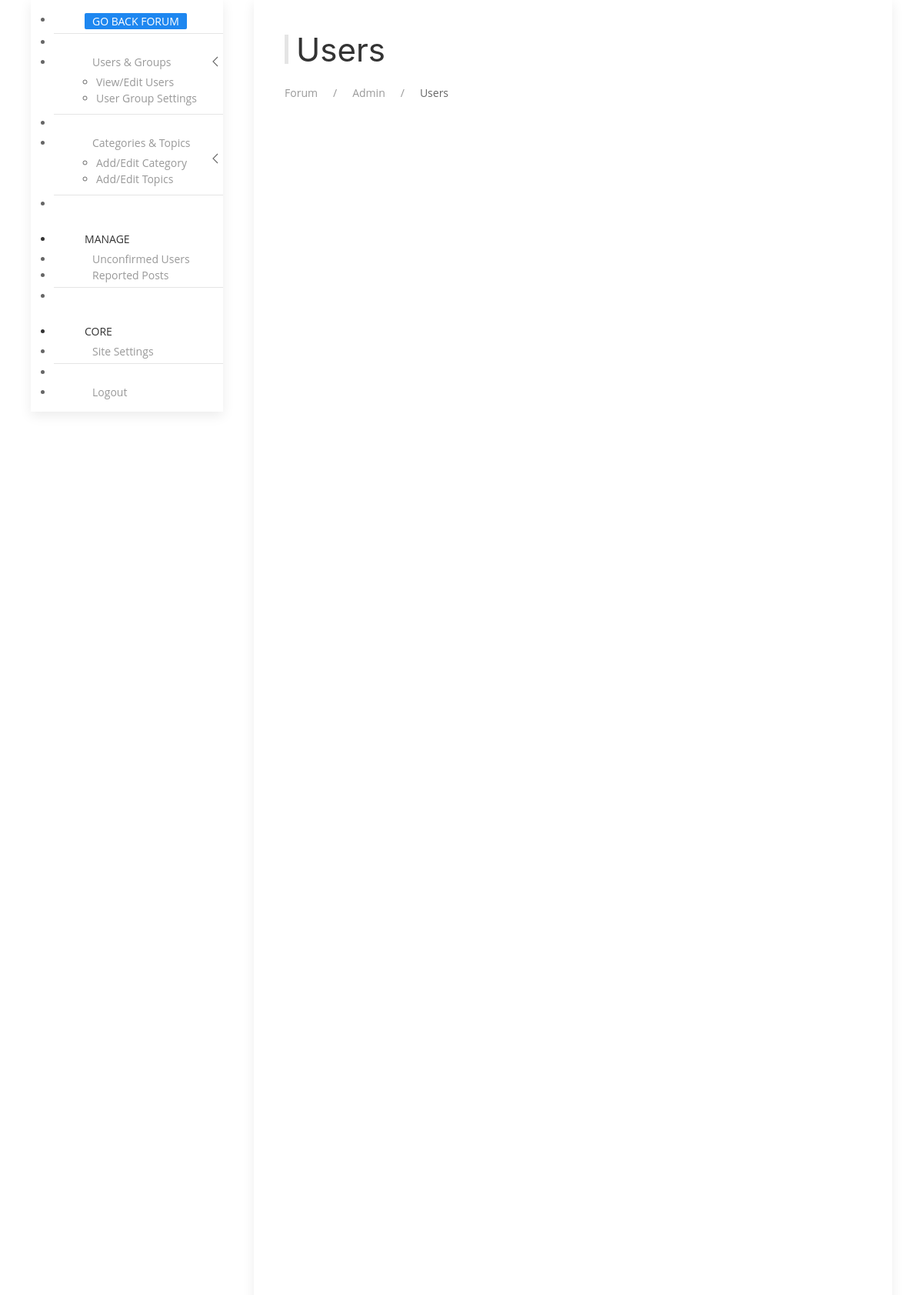
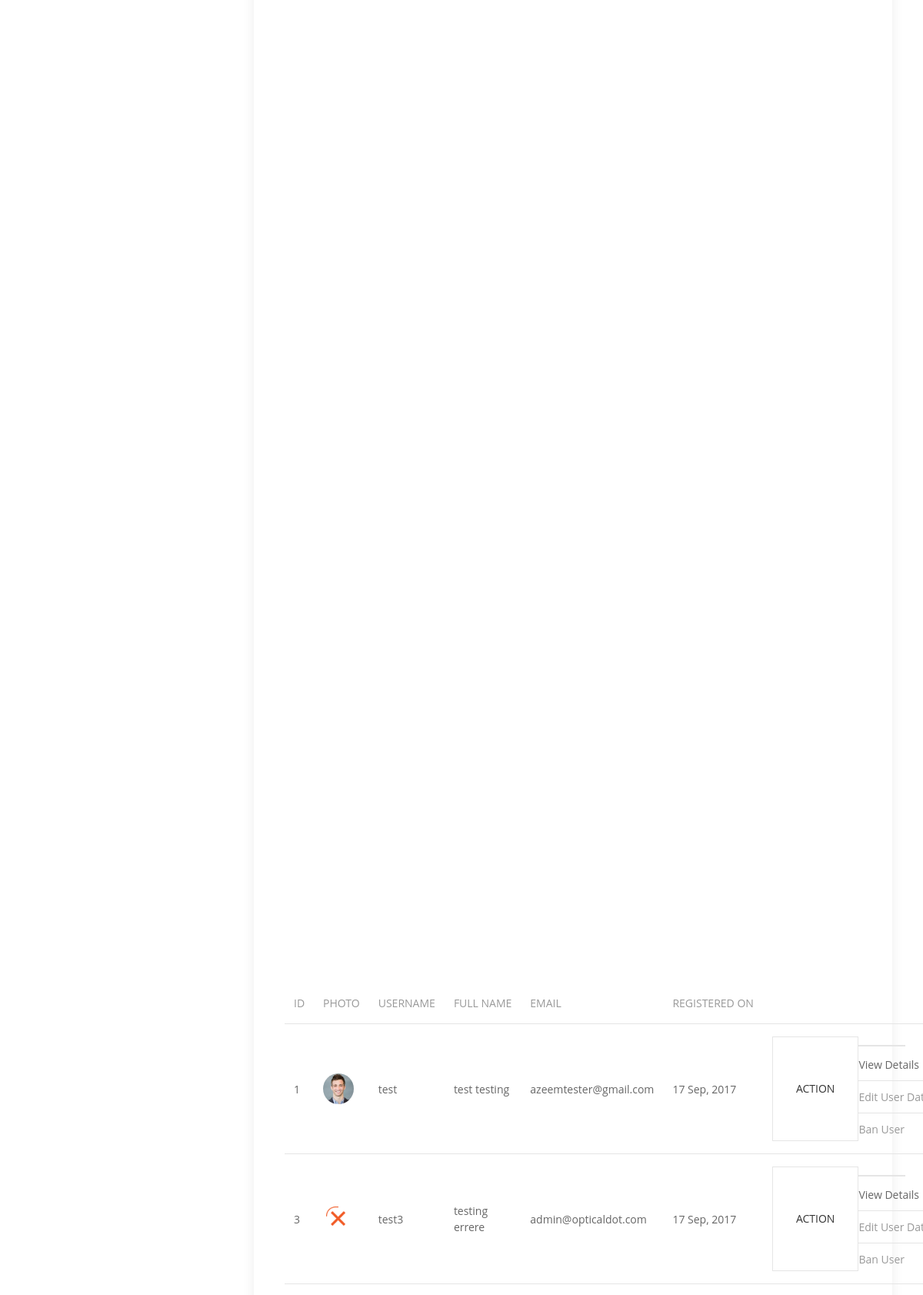
/admin/users.php (signed in, upper part), run on the app's committed database (2 pictures, top to bottom).
### tables this page shows
CREATE TABLE `users` (
  `id` int(11) NOT NULL,
  `username` varchar(255) NOT NULL,
  `password` varchar(255) NOT NULL,
  `email` varchar(255) NOT NULL,
  `f_name` varchar(255) NOT NULL,
  `m_name` varchar(255) DEFAULT NULL,
  `l_name` varchar(255) NOT NULL,
  `cast` varchar(255) NOT NULL,
  `designation` varchar(255) NOT NULL,
  `posting_place` varchar(255) NOT NULL,
  `reg_date` timestamp NOT NULL,
  `reg_ip` varchar(255) NOT NULL,
  `confirmed` varchar(255) NOT NULL,
  `p_number` varchar(255) DEFAULT NULL,
  `m_number` varchar(255) NOT NULL,
  `o_number` varchar(255) DEFAULT NULL,
  `present_add` varchar(535) NOT NULL,
  `permanent_add` varchar(535) NOT NULL,
  `user_group` int(11) NOT NULL,
  `profile_picture` varchar(255) NOT NULL,
  `is_banned` int(11) NOT NULL DEFAULT '0'
);

### app/admin_functions.php (called while the page is built, shortened)
<?php
function allUsers() {
    global $db;
    $run = $db->prepare("SELECT * FROM `users` WHERE `confirmed` = 1");
    $run->execute();
    $results = $run->fetchAll(PDO::FETCH_ASSOC);
    return $results;
}

### app/functions.php (called while the page is built, shortened)
<?php
function convertDate($data, $format) {
    $date = date_create($data);
    $dated = date_format($date, $format);
    return $dated;
}

### app/views/admin/users.php (the view, shortened to what this page needs)
<?php include VIEWS_URL.'/layouts/admin_header.php'; ?>
<?php $allUsers = allUsers(); ?>
<h1 class="uk-heading-bullet">Users</h1>
<ul class="uk-breadcrumb">
    <li><a href="<?=BASE_URL;?>">Forum</a></li>
    <li><a href="<?=BASE_URL;?>/admin">Admin</a></li>
    <li><span href="#">Users</span></li>
</ul>
<div class="uk-overflow">
<table class="uk-table uk-table-hover uk-table-middle uk-table-divider">
    <thead>
        <tr>
            <th class="uk-table-shrink">Id</th>
            <th class="uk-table-shrink">Photo</th>
            <th class="uk-table-shrink">Username</th>
            <th class="uk-width-shrink  uk-text-nowrap">Full Name</th>
            <th class="uk-width-shrink uk-text-nowrap">Email</th>
            <th class="uk-width-shrink uk-text-nowrap">Registered on</th>
            <th class="uk-width-small"></th>
        </tr>
    </thead>
    <tbody>
    <?php foreach($allUsers as $allUser) { ?>
        <tr>
            <td><?=$allUser['id']?></td>
            <td><img class="uk-preserve-width uk-border-circle" src="<?=BASE_URL?>/images/profile_pictures/<?=$allUser['profile_picture']?>" width="40" alt=""></td>
            <td class="uk-table-link">
                <a class="uk-link-reset"><?=$allUser['username']?></a>
            </td>
            <td><?=$allUser['f_name']?> <?=$allUser['l_name']?></td>
            <td><?=$allUser['email']?></td>
            <td><?=convertDate($allUser['reg_date'], "d M, Y")?></td>
            <td>
                <div class="uk-button-group">
                    <button class="uk-button uk-button-default">Action</button>
                    <div class="uk-inline">
                        <button class="uk-button uk-button-default" type="button"><span uk-icon="icon:  triangle-down"></span></button>
                        <div uk-dropdown="mode: click; boundary: ! .uk-button-group; boundary-align: true;">
                            <ul class="uk-nav uk-dropdown-nav">
                                <li class="uk-active"><a href="#" uk-toggle="target: #my-id-<?=$allUser['id']?>">View Details</a></li>
                                <li class="uk-nav-divider"></li>
                                <li><a href="<?=BASE_URL;?>/admin/user_edit.php?id=<?=$allUser['id']?>">Edit User Data</a></li>
                                <li class="uk-nav-divider"></li>
                                <li><a href="<?=BASE_URL;?>/admin/user_ban.php?id=<?=$allUser['id']?>">Ban User</a></li>
                            </ul>
                        </div>
                    </div>
                </div>
            </td>
        </tr>
        <div id="my-id-<?=$allUser['id']?>" uk-modal>
        </div>
    <?php } ?>
    </tbody>
</table>
</div>
<?php include VIEWS_URL.'/layouts/admin_footer.php'; ?>

### css/style.css (style rules this page uses)
* { margin: 0; padding: 0; }
body { margin: 0px; font-family: 'Open Sans', sans-serif; font-size: 14px; width: 100%; }
a { text-decoration: none !important; transition: all 0.2s ease 0s !important; }

### data on the page
users: id "1", profile_picture (picture), username "test", f_name "test", l_name "testing", email "azeemtester@gmail.com", reg_date "17 Sep, 2017"
users: id "3", profile_picture (picture), username "test3", f_name "testing", l_name "errere", email "admin@opticaldot.com", reg_date "17 Sep, 2017"
